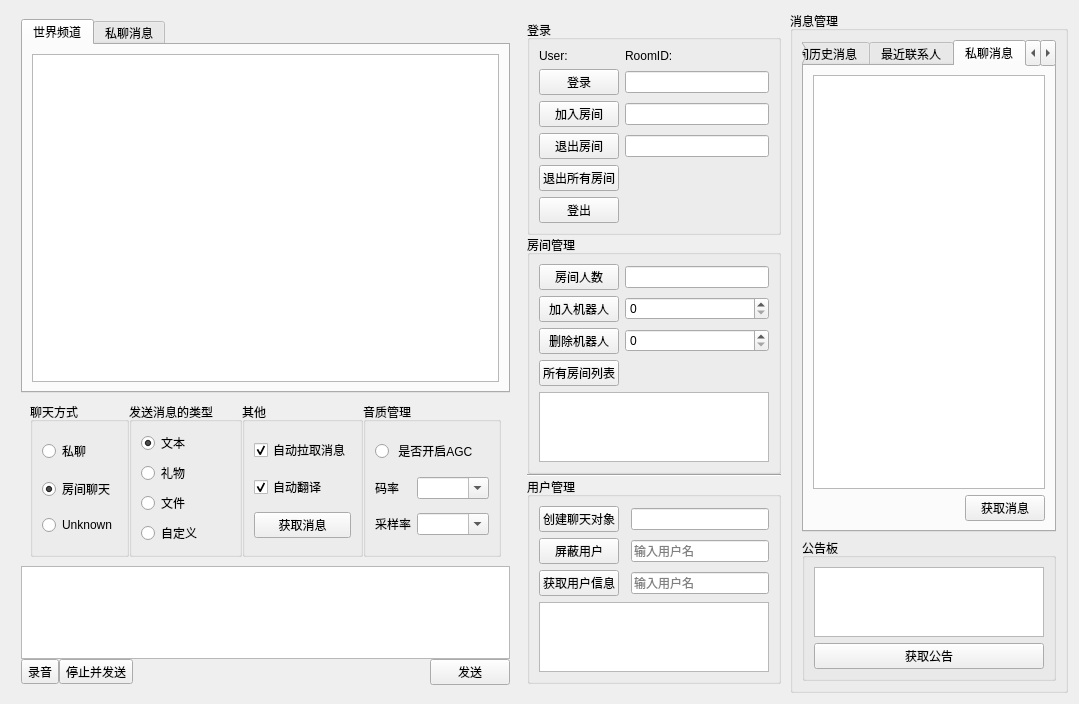
<?xml version="1.0" encoding="UTF-8"?>
<ui version="4.0">
 <class>ChatForm</class>
 <widget class="QWidget" name="ChatForm">
  <property name="geometry">
   <rect>
    <x>0</x>
    <y>0</y>
    <width>1079</width>
    <height>678</height>
   </rect>
  </property>
  <property name="windowTitle">
   <string>Form</string>
  </property>
  <layout class="QVBoxLayout" name="verticalLayout_7">
   <item>
    <layout class="QHBoxLayout" name="horizontalLayout_7">
     <property name="spacing">
      <number>0</number>
     </property>
     <property name="leftMargin">
      <number>0</number>
     </property>
     <property name="topMargin">
      <number>0</number>
     </property>
     <property name="rightMargin">
      <number>0</number>
     </property>
     <property name="bottomMargin">
      <number>0</number>
     </property>
     <item>
      <layout class="QVBoxLayout" name="verticalLayout_13" stretch="16,4,4,1">
       <property name="leftMargin">
        <number>10</number>
       </property>
       <property name="topMargin">
        <number>8</number>
       </property>
       <property name="rightMargin">
        <number>8</number>
       </property>
       <property name="bottomMargin">
        <number>8</number>
       </property>
       <item>
        <widget class="QTabWidget" name="tabWidget">
         <property name="currentIndex">
          <number>0</number>
         </property>
         <widget class="QWidget" name="wordTab">
          <attribute name="title">
           <string>世界频道</string>
          </attribute>
          <layout class="QVBoxLayout" name="verticalLayout_12">
           <item>
            <widget class="QTextBrowser" name="textBrowser"/>
           </item>
          </layout>
         </widget>
         <widget class="QWidget" name="personTab">
          <attribute name="title">
           <string>私聊消息</string>
          </attribute>
          <layout class="QVBoxLayout" name="verticalLayout_3">
           <item>
            <widget class="QTextBrowser" name="textBrowser_2"/>
           </item>
          </layout>
         </widget>
        </widget>
       </item>
       <item>
        <layout class="QHBoxLayout" name="horizontalLayout">
         <property name="leftMargin">
          <number>9</number>
         </property>
         <property name="topMargin">
          <number>9</number>
         </property>
         <property name="rightMargin">
          <number>9</number>
         </property>
         <property name="bottomMargin">
          <number>9</number>
         </property>
         <item>
          <widget class="QGroupBox" name="groupBox_chattype">
           <property name="inputMethodHints">
            <set>Qt::ImhExclusiveInputMask</set>
           </property>
           <property name="title">
            <string>聊天方式</string>
           </property>
           <layout class="QVBoxLayout" name="verticalLayout">
            <item>
             <widget class="QRadioButton" name="radioButton_private">
              <property name="text">
               <string>私聊</string>
              </property>
             </widget>
            </item>
            <item>
             <widget class="QRadioButton" name="radioButton_chatroom">
              <property name="text">
               <string>房间聊天</string>
              </property>
              <property name="checked">
               <bool>true</bool>
              </property>
             </widget>
            </item>
            <item>
             <widget class="QRadioButton" name="radioButton_unknown">
              <property name="text">
               <string>Unknown</string>
              </property>
             </widget>
            </item>
           </layout>
          </widget>
         </item>
         <item>
          <widget class="QGroupBox" name="groupBox_type">
           <property name="title">
            <string>发送消息的类型</string>
           </property>
           <layout class="QVBoxLayout" name="verticalLayout_6">
            <item>
             <widget class="QRadioButton" name="btn_text">
              <property name="text">
               <string>文本</string>
              </property>
              <property name="checked">
               <bool>true</bool>
              </property>
             </widget>
            </item>
            <item>
             <widget class="QRadioButton" name="btn_gift">
              <property name="text">
               <string>礼物</string>
              </property>
             </widget>
            </item>
            <item>
             <widget class="QRadioButton" name="btn_file">
              <property name="text">
               <string>文件</string>
              </property>
             </widget>
            </item>
            <item>
             <widget class="QRadioButton" name="bcustom">
              <property name="text">
               <string>自定义</string>
              </property>
             </widget>
            </item>
           </layout>
          </widget>
         </item>
         <item>
          <widget class="QGroupBox" name="groupBox_other">
           <property name="title">
            <string>其他</string>
           </property>
           <layout class="QVBoxLayout" name="verticalLayout_2">
            <item>
             <widget class="QCheckBox" name="checkBox_autogetmsg">
              <property name="text">
               <string>自动拉取消息</string>
              </property>
              <property name="checked">
               <bool>true</bool>
              </property>
             </widget>
            </item>
            <item>
             <widget class="QCheckBox" name="checkBox_withrec">
              <property name="text">
               <string>自动翻译</string>
              </property>
              <property name="checked">
               <bool>true</bool>
              </property>
             </widget>
            </item>
            <item>
             <widget class="QPushButton" name="btn_getmessages">
              <property name="text">
               <string>获取消息</string>
              </property>
             </widget>
            </item>
           </layout>
          </widget>
         </item>
         <item>
          <widget class="QGroupBox" name="groupBox_5">
           <property name="title">
            <string>音质管理</string>
           </property>
           <layout class="QGridLayout" name="gridLayout_3">
            <item row="0" column="0" colspan="2">
             <widget class="QRadioButton" name="rbt_agc">
              <property name="text">
               <string> 是否开启AGC</string>
              </property>
             </widget>
            </item>
            <item row="1" column="0">
             <widget class="QLabel" name="label_biterate">
              <property name="text">
               <string>码率</string>
              </property>
             </widget>
            </item>
            <item row="1" column="1">
             <widget class="QComboBox" name="biterate_combo">
              <property name="editable">
               <bool>true</bool>
              </property>
             </widget>
            </item>
            <item row="3" column="1">
             <widget class="QComboBox" name="sample_rate_combo">
              <property name="editable">
               <bool>true</bool>
              </property>
             </widget>
            </item>
            <item row="3" column="0">
             <widget class="QLabel" name="label_sample_rate">
              <property name="text">
               <string>采样率</string>
              </property>
             </widget>
            </item>
           </layout>
          </widget>
         </item>
        </layout>
       </item>
       <item>
        <widget class="QTextEdit" name="textEdit"/>
       </item>
       <item>
        <layout class="QHBoxLayout" name="horizontalLayout_2">
         <property name="sizeConstraint">
          <enum>QLayout::SetMinimumSize</enum>
         </property>
         <property name="topMargin">
          <number>0</number>
         </property>
         <property name="rightMargin">
          <number>0</number>
         </property>
         <item>
          <widget class="QToolButton" name="tbn_record">
           <property name="text">
            <string>录音</string>
           </property>
          </widget>
         </item>
         <item>
          <widget class="QToolButton" name="tbn_stop_and_send">
           <property name="text">
            <string>停止并发送</string>
           </property>
          </widget>
         </item>
         <item>
          <spacer name="horizontalSpacer">
           <property name="orientation">
            <enum>Qt::Horizontal</enum>
           </property>
           <property name="sizeHint" stdset="0">
            <size>
             <width>40</width>
             <height>20</height>
            </size>
           </property>
          </spacer>
         </item>
         <item>
          <widget class="QPushButton" name="btn_send">
           <property name="text">
            <string>发送</string>
           </property>
           <property name="shortcut">
            <string extracomment="Alt+S">Alt+S</string>
           </property>
          </widget>
         </item>
        </layout>
       </item>
      </layout>
     </item>
     <item>
      <layout class="QVBoxLayout" name="verticalLayout_11">
       <property name="leftMargin">
        <number>9</number>
       </property>
       <property name="topMargin">
        <number>9</number>
       </property>
       <property name="rightMargin">
        <number>9</number>
       </property>
       <property name="bottomMargin">
        <number>9</number>
       </property>
       <item>
        <widget class="QGroupBox" name="groupBox_login">
         <property name="title">
          <string>登录</string>
         </property>
         <layout class="QGridLayout" name="gridLayout_4">
          <item row="2" column="1">
           <widget class="QLineEdit" name="lineEdit_roomid"/>
          </item>
          <item row="2" column="0">
           <widget class="QPushButton" name="btn_joinroom">
            <property name="text">
             <string>加入房间</string>
            </property>
           </widget>
          </item>
          <item row="1" column="0">
           <widget class="QPushButton" name="btn_login">
            <property name="text">
             <string>登录</string>
            </property>
           </widget>
          </item>
          <item row="3" column="1">
           <widget class="QLineEdit" name="lineEdit_roomid_2"/>
          </item>
          <item row="1" column="1">
           <widget class="QLineEdit" name="lineEdit_userid"/>
          </item>
          <item row="3" column="0">
           <widget class="QPushButton" name="btn_leave">
            <property name="text">
             <string>退出房间</string>
            </property>
           </widget>
          </item>
          <item row="0" column="0">
           <widget class="QLabel" name="lbl_user">
            <property name="text">
             <string>User:</string>
            </property>
           </widget>
          </item>
          <item row="0" column="1">
           <widget class="QLabel" name="lbl_roomid">
            <property name="text">
             <string>RoomID: </string>
            </property>
           </widget>
          </item>
          <item row="4" column="0">
           <widget class="QPushButton" name="btn_leaveall">
            <property name="text">
             <string>退出所有房间</string>
            </property>
           </widget>
          </item>
          <item row="5" column="0">
           <widget class="QPushButton" name="btn_logout">
            <property name="text">
             <string>登出</string>
            </property>
           </widget>
          </item>
         </layout>
        </widget>
       </item>
       <item>
        <widget class="QGroupBox" name="groupBox_roommanage">
         <property name="title">
          <string>房间管理</string>
         </property>
         <layout class="QGridLayout" name="gridLayout">
          <item row="0" column="1">
           <widget class="QLineEdit" name="lineEdit_room_cnt"/>
          </item>
          <item row="4" column="1">
           <widget class="QSpinBox" name="spin_delete_num"/>
          </item>
          <item row="2" column="1">
           <widget class="QSpinBox" name="spin_robots"/>
          </item>
          <item row="0" column="0">
           <widget class="QPushButton" name="btn_roomcnt">
            <property name="text">
             <string>房间人数</string>
            </property>
           </widget>
          </item>
          <item row="2" column="0">
           <widget class="QPushButton" name="btn_addroboter">
            <property name="text">
             <string>加入机器人</string>
            </property>
           </widget>
          </item>
          <item row="4" column="0">
           <widget class="QPushButton" name="btn_deleteroboter">
            <property name="text">
             <string>删除机器人</string>
            </property>
           </widget>
          </item>
          <item row="5" column="0">
           <widget class="QPushButton" name="btn_roomlist">
            <property name="text">
             <string>所有房间列表</string>
            </property>
           </widget>
          </item>
          <item row="6" column="0" colspan="2">
           <widget class="QListView" name="listView_rooms"/>
          </item>
         </layout>
        </widget>
       </item>
       <item>
        <widget class="Line" name="line">
         <property name="orientation">
          <enum>Qt::Horizontal</enum>
         </property>
        </widget>
       </item>
       <item>
        <widget class="QGroupBox" name="groupBox_4">
         <property name="title">
          <string>用户管理</string>
         </property>
         <layout class="QGridLayout" name="gridLayout_2">
          <item row="0" column="2">
           <widget class="QLineEdit" name="lineEdit_robotname"/>
          </item>
          <item row="0" column="0">
           <widget class="QPushButton" name="btn_create_robot">
            <property name="text">
             <string>创建聊天对象</string>
            </property>
           </widget>
          </item>
          <item row="1" column="0">
           <widget class="QPushButton" name="btn_block">
            <property name="text">
             <string>屏蔽用户</string>
            </property>
           </widget>
          </item>
          <item row="1" column="2">
           <widget class="QLineEdit" name="lineEdit_username">
            <property name="placeholderText">
             <string>输入用户名</string>
            </property>
           </widget>
          </item>
          <item row="2" column="0">
           <widget class="QPushButton" name="btn_userinfo">
            <property name="text">
             <string>获取用户信息</string>
            </property>
           </widget>
          </item>
          <item row="3" column="0" colspan="3">
           <widget class="QTextEdit" name="textEdit_userinfo"/>
          </item>
          <item row="2" column="2">
           <widget class="QLineEdit" name="lineEdit_userid_2">
            <property name="placeholderText">
             <string>输入用户名</string>
            </property>
           </widget>
          </item>
         </layout>
        </widget>
       </item>
      </layout>
     </item>
     <item>
      <widget class="QGroupBox" name="groupBox_3">
       <property name="title">
        <string>消息管理</string>
       </property>
       <layout class="QVBoxLayout" name="verticalLayout_8" stretch="8,1">
        <item>
         <widget class="QTabWidget" name="tabWidget_messages">
          <property name="currentIndex">
           <number>2</number>
          </property>
          <widget class="QWidget" name="tab">
           <attribute name="title">
            <string>房间历史消息</string>
           </attribute>
           <layout class="QVBoxLayout" name="verticalLayout_14">
            <item>
             <widget class="QTableView" name="tableView_room_history"/>
            </item>
            <item>
             <layout class="QHBoxLayout" name="horizontalLayout_6">
              <property name="topMargin">
               <number>0</number>
              </property>
              <item>
               <widget class="QPushButton" name="btn_update">
                <property name="text">
                 <string>刷新</string>
                </property>
               </widget>
              </item>
              <item>
               <widget class="QPushButton" name="btn_delete_room_history">
                <property name="text">
                 <string>删除历史</string>
                </property>
               </widget>
              </item>
             </layout>
            </item>
           </layout>
          </widget>
          <widget class="QWidget" name="widget">
           <attribute name="title">
            <string>最近联系人</string>
           </attribute>
           <layout class="QVBoxLayout" name="verticalLayout_10">
            <item>
             <widget class="QTableView" name="tableView_contacts"/>
            </item>
            <item>
             <widget class="QPushButton" name="btn_recent_contacts">
              <property name="text">
               <string>获取最近联系人</string>
              </property>
             </widget>
            </item>
           </layout>
          </widget>
          <widget class="QWidget" name="widget">
           <attribute name="title">
            <string>私聊消息</string>
           </attribute>
           <layout class="QVBoxLayout" name="verticalLayout_4">
            <item>
             <widget class="QTableView" name="tableView_private_history"/>
            </item>
            <item>
             <layout class="QHBoxLayout" name="horizontalLayout_5">
              <item>
               <spacer name="horizontalSpacer_4">
                <property name="orientation">
                 <enum>Qt::Horizontal</enum>
                </property>
                <property name="sizeHint" stdset="0">
                 <size>
                  <width>40</width>
                  <height>20</height>
                 </size>
                </property>
               </spacer>
              </item>
              <item>
               <widget class="QPushButton" name="btn_get_private_messages">
                <property name="text">
                 <string>获取消息</string>
                </property>
               </widget>
              </item>
             </layout>
            </item>
            <item>
             <layout class="QHBoxLayout" name="horizontalLayout_3"/>
            </item>
           </layout>
          </widget>
          <widget class="QWidget" name="tab_2">
           <attribute name="title">
            <string>查询消息记录</string>
           </attribute>
           <layout class="QVBoxLayout" name="verticalLayout_9">
            <item>
             <widget class="QTableView" name="tableView_msgsrecord"/>
            </item>
            <item>
             <layout class="QHBoxLayout" name="horizontalLayout_4">
              <item>
               <widget class="QPushButton" name="btn_private">
                <property name="text">
                 <string>私聊</string>
                </property>
               </widget>
              </item>
              <item>
               <widget class="QPushButton" name="btn_room">
                <property name="text">
                 <string>房间</string>
                </property>
               </widget>
              </item>
              <item>
               <spacer name="horizontalSpacer_3">
                <property name="orientation">
                 <enum>Qt::Horizontal</enum>
                </property>
                <property name="sizeHint" stdset="0">
                 <size>
                  <width>40</width>
                  <height>20</height>
                 </size>
                </property>
               </spacer>
              </item>
             </layout>
            </item>
           </layout>
          </widget>
         </widget>
        </item>
        <item>
         <widget class="QGroupBox" name="groupBox_gonggao">
          <property name="title">
           <string>公告板</string>
          </property>
          <layout class="QVBoxLayout" name="verticalLayout_5">
           <item>
            <widget class="QTextEdit" name="textEdit_notice"/>
           </item>
           <item>
            <widget class="QPushButton" name="btn_get_notice">
             <property name="text">
              <string>获取公告</string>
             </property>
            </widget>
           </item>
          </layout>
         </widget>
        </item>
       </layout>
      </widget>
     </item>
    </layout>
   </item>
  </layout>
 </widget>
 <resources/>
 <connections/>
</ui>
